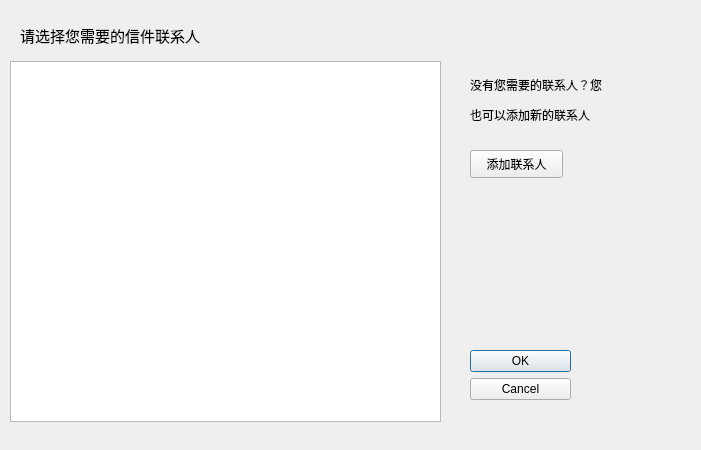
<?xml version="1.0" encoding="UTF-8"?>
<ui version="4.0">
 <class>ContecterListwindow</class>
 <widget class="QDialog" name="ContecterListwindow">
  <property name="geometry">
   <rect>
    <x>0</x>
    <y>0</y>
    <width>701</width>
    <height>450</height>
   </rect>
  </property>
  <property name="windowTitle">
   <string>Dialog</string>
  </property>
  <widget class="QDialogButtonBox" name="buttonBox">
   <property name="geometry">
    <rect>
     <x>470</x>
     <y>350</y>
     <width>101</width>
     <height>71</height>
    </rect>
   </property>
   <property name="orientation">
    <enum>Qt::Vertical</enum>
   </property>
   <property name="standardButtons">
    <set>QDialogButtonBox::Cancel|QDialogButtonBox::Ok</set>
   </property>
  </widget>
  <widget class="QLabel" name="label">
   <property name="geometry">
    <rect>
     <x>470</x>
     <y>50</y>
     <width>171</width>
     <height>101</height>
    </rect>
   </property>
   <property name="text">
    <string>&lt;html&gt;&lt;head/&gt;&lt;body&gt;&lt;p&gt;没有您需要的联系人？您&lt;/p&gt;&lt;p&gt;也可以添加新的联系人&lt;/p&gt;&lt;/body&gt;&lt;/html&gt;</string>
   </property>
  </widget>
  <widget class="QPushButton" name="AddContactBut">
   <property name="geometry">
    <rect>
     <x>470</x>
     <y>150</y>
     <width>93</width>
     <height>28</height>
    </rect>
   </property>
   <property name="text">
    <string>添加联系人</string>
   </property>
  </widget>
  <widget class="QTableView" name="tableView">
   <property name="geometry">
    <rect>
     <x>10</x>
     <y>61</y>
     <width>431</width>
     <height>361</height>
    </rect>
   </property>
  </widget>
  <widget class="QLabel" name="label_2">
   <property name="geometry">
    <rect>
     <x>20</x>
     <y>10</y>
     <width>231</width>
     <height>51</height>
    </rect>
   </property>
   <property name="text">
    <string>&lt;html&gt;&lt;head/&gt;&lt;body&gt;&lt;p&gt;&lt;span style=&quot; font-size:11pt;&quot;&gt;请选择您需要的信件联系人&lt;/span&gt;&lt;/p&gt;&lt;/body&gt;&lt;/html&gt;</string>
   </property>
  </widget>
 </widget>
 <resources/>
 <connections>
  <connection>
   <sender>buttonBox</sender>
   <signal>accepted()</signal>
   <receiver>ContecterListwindow</receiver>
   <slot>accept()</slot>
   <hints>
    <hint type="sourcelabel">
     <x>248</x>
     <y>254</y>
    </hint>
    <hint type="destinationlabel">
     <x>157</x>
     <y>274</y>
    </hint>
   </hints>
  </connection>
  <connection>
   <sender>buttonBox</sender>
   <signal>rejected()</signal>
   <receiver>ContecterListwindow</receiver>
   <slot>reject()</slot>
   <hints>
    <hint type="sourcelabel">
     <x>316</x>
     <y>260</y>
    </hint>
    <hint type="destinationlabel">
     <x>286</x>
     <y>274</y>
    </hint>
   </hints>
  </connection>
 </connections>
</ui>
